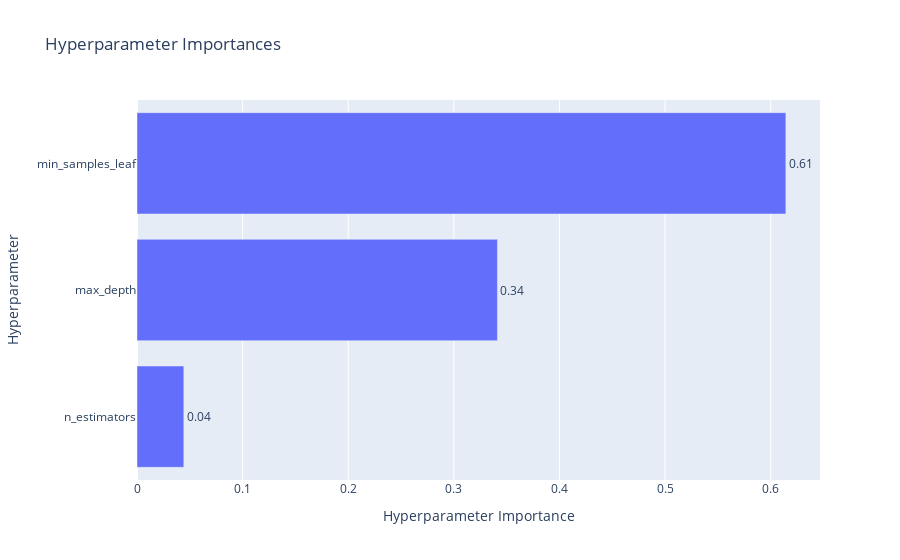

The cell this chart's notebook holds for it:
### Markdown cell above
График важности гиперпараметров - помогает понять, какие гиперпараметры вносят больший вклад в минимизацию/максимизацию метрики.

### Code cell
optuna.visualization.plot_param_importances(study, target_name="f1_score")

### Figure 1 — Plotly figure (JSON) as saved in the notebook; plotly's stock layout.template omitted (floating-point values rounded to 4 significant figures)
{"data": [{"cliponaxis": false, "hovertemplate": ["n_estimators (IntDistribution): 0.044331841724319365<extra></extra>", "max_depth (IntDistribution): 0.3412898653738965<extra></extra>", "min_samples_leaf (IntDistribution): 0.614378292901784<extra></extra>"], "name": "f1_score", "orientation": "h", "text": ["0.04", "0.34", "0.61"], "textposition": "outside", "type": "bar", "x": [0.04433, 0.3413, 0.6144], "y": ["n_estimators", "max_depth", "min_samples_leaf"]}], "layout": {"title": {"text": "Hyperparameter Importances"}, "xaxis": {"title": {"text": "Hyperparameter Importance"}}, "yaxis": {"title": {"text": "Hyperparameter"}}}}
